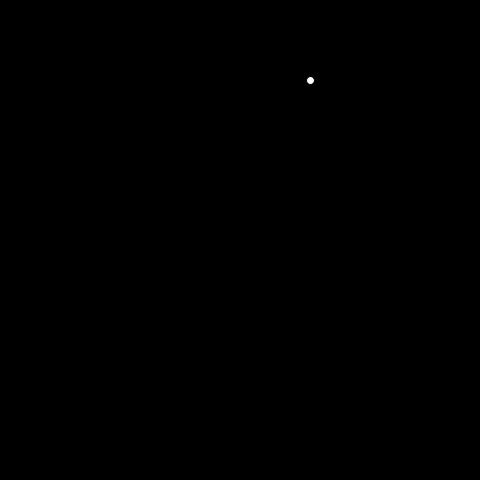
Frame 1 (no input)
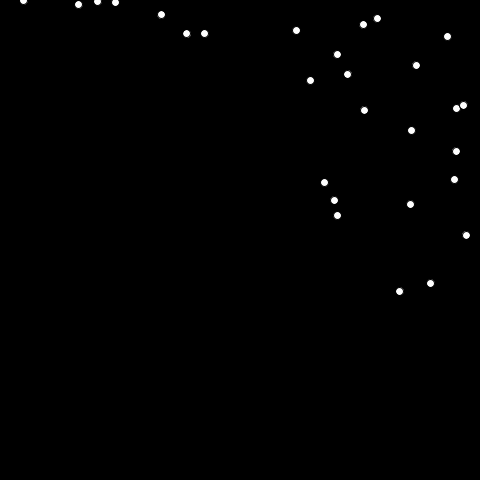
Frame 60 (the mouse pressed at the canvas centre just before this capture)
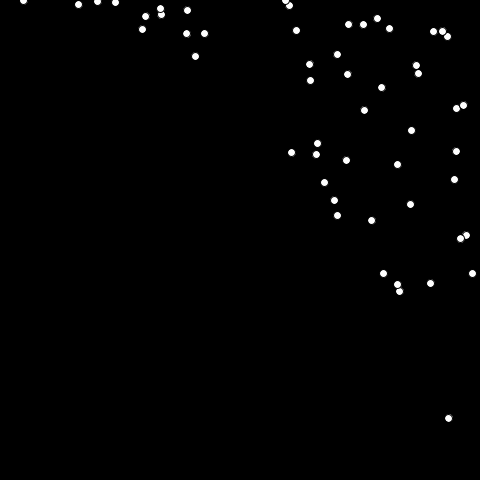
Frame 120 (the mouse held since frame 60 and released just before this capture)

The Processing sketch that drew these frames (run headless with seeded random() and noise(); from frame 60 on, the mouse is pressed at the canvas centre):

// Processing sketch: I5_montecarlo_exponential
// ── I5_montecarlo_exponential.pde

void setup() {
 size(480, 480);
 background(0);
}

void draw() {
  float p1 = random(1);
  float p2 = random(1);
  
  if (p2<p1) {
    ellipse(p1*480, p1*p2*480, 8,8);
  }
  
}
